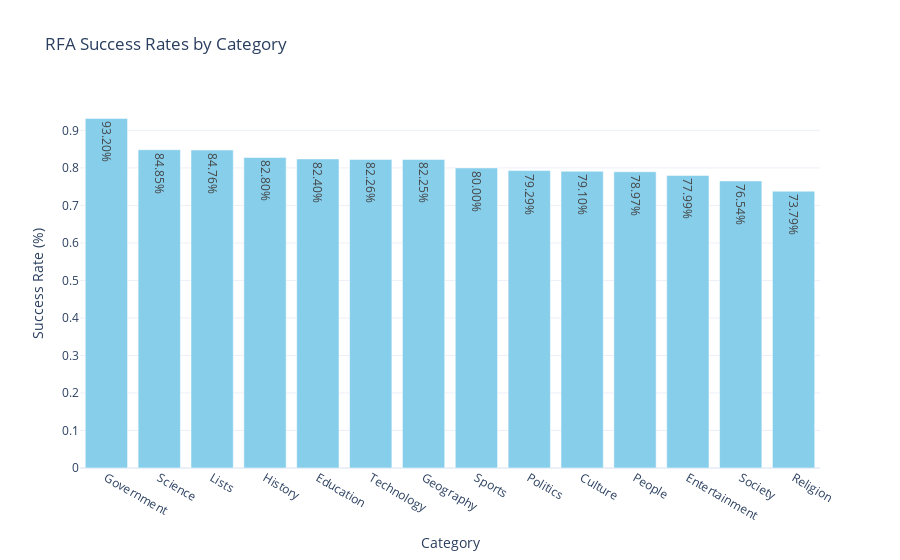

Source (notebook cell):
### Markdown cell above
## Table
 We tried to test the null hypothesis that tolerance rate is the same whether they are in the same/different category, p-values are on the last collumn.

### Code cell
# Call the function with the success_data DataFrame
success_failure_df = analyze_success_failure(df_vote, title="Success and Failure Analysis by Category")
analyze_and_plot_success_rates(success_failure_df,title="RFA Success Rates by Category")

### Figure 1 — Plotly figure (JSON) as saved in the notebook; plotly's stock layout.template omitted (floating-point values rounded to 4 significant figures)
{"data": [{"alignmentgroup": "True", "hovertemplate": "SRC_Category=%{x}<br>Success Rate (%)=%{y}<br>text=%{text}<extra></extra>", "legendgroup": "", "marker": {"color": "skyblue", "pattern": {"shape": ""}}, "name": "", "offsetgroup": "", "orientation": "v", "showlegend": false, "text": ["93.20%", "84.85%", "84.76%", "82.80%", "82.40%", "82.26%", "82.25%", "80.00%", "79.29%", "79.10%", "78.97%", "77.99%", "76.54%", "73.79%"], "textposition": "auto", "type": "bar", "x": ["Government", "Science", "Lists", "History", "Education", "Technology", "Geography", "Sports", "Politics", "Culture", "People", "Entertainment", "Society", "Religion"], "xaxis": "x", "y": [0.932, 0.8485, 0.8476, 0.828, 0.824, 0.8226, 0.8225, 0.8, 0.7929, 0.791, 0.7897, 0.7799, 0.7654, 0.7379], "yaxis": "y"}], "layout": {"autosize": true, "barmode": "relative", "legend": {"tracegroupgap": 0}, "title": {"text": "RFA Success Rates by Category"}, "xaxis": {"anchor": "y", "autorange": true, "domain": [0, 1], "range": [-0.5, 13.5], "title": {"text": "Category"}, "type": "category"}, "yaxis": {"anchor": "x", "autorange": true, "domain": [0, 1], "range": [0, 0.9811], "title": {"text": "Success Rate (%)"}, "type": "linear"}}}
